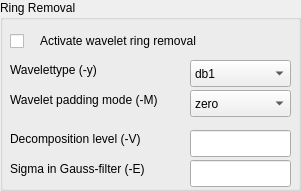
   <widget class="QGroupBox" name="groupBox_2">
    <property name="geometry">
     <rect>
      <x>630</x>
      <y>30</y>
      <width>301</width>
      <height>191</height>
     </rect>
    </property>
    <property name="font">
     <font>
      <weight>50</weight>
      <bold>false</bold>
     </font>
    </property>
    <property name="title">
     <string>Ring Removal</string>
    </property>
    <widget class="QComboBox" name="wavelettype">
     <property name="geometry">
      <rect>
       <x>190</x>
       <y>60</y>
       <width>101</width>
       <height>27</height>
      </rect>
     </property>
     <item>
      <property name="text">
       <string>db1</string>
      </property>
     </item>
     <item>
      <property name="text">
       <string>db2</string>
      </property>
     </item>
     <item>
      <property name="text">
       <string>db3</string>
      </property>
     </item>
     <item>
      <property name="text">
       <string>db4</string>
      </property>
     </item>
     <item>
      <property name="text">
       <string>db5</string>
      </property>
     </item>
     <item>
      <property name="text">
       <string>db6</string>
      </property>
     </item>
     <item>
      <property name="text">
       <string>db7</string>
      </property>
     </item>
     <item>
      <property name="text">
       <string>db8</string>
      </property>
     </item>
     <item>
      <property name="text">
       <string>db9</string>
      </property>
     </item>
     <item>
      <property name="text">
       <string>db10</string>
      </property>
     </item>
     <item>
      <property name="text">
       <string>db11</string>
      </property>
     </item>
     <item>
      <property name="text">
       <string>db12</string>
      </property>
     </item>
     <item>
      <property name="text">
       <string>db13</string>
      </property>
     </item>
     <item>
      <property name="text">
       <string>db14</string>
      </property>
     </item>
     <item>
      <property name="text">
       <string>db15</string>
      </property>
     </item>
     <item>
      <property name="text">
       <string>db16</string>
      </property>
     </item>
     <item>
      <property name="text">
       <string>db17</string>
      </property>
     </item>
     <item>
      <property name="text">
       <string>db18</string>
      </property>
     </item>
     <item>
      <property name="text">
       <string>db19</string>
      </property>
     </item>
     <item>
      <property name="text">
       <string>db20</string>
      </property>
     </item>
    </widget>
    <widget class="QLabel" name="label_5">
     <property name="geometry">
      <rect>
       <x>10</x>
       <y>60</y>
       <width>131</width>
       <height>20</height>
      </rect>
     </property>
     <property name="text">
      <string>Wavelettype (-y)</string>
     </property>
    </widget>
    <widget class="QLabel" name="label_6">
     <property name="geometry">
      <rect>
       <x>10</x>
       <y>130</y>
       <width>161</width>
       <height>17</height>
      </rect>
     </property>
     <property name="text">
      <string>Decomposition level (-V)</string>
     </property>
    </widget>
    <widget class="QLineEdit" name="waveletdecompositionlevel">
     <property name="geometry">
      <rect>
       <x>190</x>
       <y>130</y>
       <width>101</width>
       <height>27</height>
      </rect>
     </property>
    </widget>
    <widget class="QLabel" name="label_7">
     <property name="geometry">
      <rect>
       <x>10</x>
       <y>160</y>
       <width>171</width>
       <height>17</height>
      </rect>
     </property>
     <property name="text">
      <string>Sigma in Gauss-filter (-E)</string>
     </property>
    </widget>
    <widget class="QLineEdit" name="sigmaingaussfilter">
     <property name="geometry">
      <rect>
       <x>190</x>
       <y>160</y>
       <width>101</width>
       <height>27</height>
      </rect>
     </property>
    </widget>
    <widget class="QComboBox" name="waveletpaddingmode">
     <property name="geometry">
      <rect>
       <x>190</x>
       <y>90</y>
       <width>101</width>
       <height>27</height>
      </rect>
     </property>
     <item>
      <property name="text">
       <string>zero</string>
      </property>
     </item>
     <item>
      <property name="text">
       <string>constant</string>
      </property>
     </item>
     <item>
      <property name="text">
       <string>symmetric</string>
      </property>
     </item>
     <item>
      <property name="text">
       <string>periodic</string>
      </property>
     </item>
     <item>
      <property name="text">
       <string>smooth</string>
      </property>
     </item>
    </widget>
    <widget class="QLabel" name="label_8">
     <property name="geometry">
      <rect>
       <x>10</x>
       <y>90</y>
       <width>181</width>
       <height>20</height>
      </rect>
     </property>
     <property name="text">
      <string>Wavelet padding mode (-M)</string>
     </property>
    </widget>
    <widget class="QLabel" name="label_9">
     <property name="geometry">
      <rect>
       <x>40</x>
       <y>20</y>
       <width>251</width>
       <height>41</height>
      </rect>
     </property>
     <property name="text">
      <string>Activate wavelet ring removal</string>
     </property>
     <property name="wordWrap">
      <bool>true</bool>
     </property>
    </widget>
    <widget class="QCheckBox" name="runringremoval">
     <property name="geometry">
      <rect>
       <x>10</x>
       <y>30</y>
       <width>21</width>
       <height>23</height>
      </rect>
     </property>
     <property name="text">
      <string/>
     </property>
    </widget>
   </widget>
